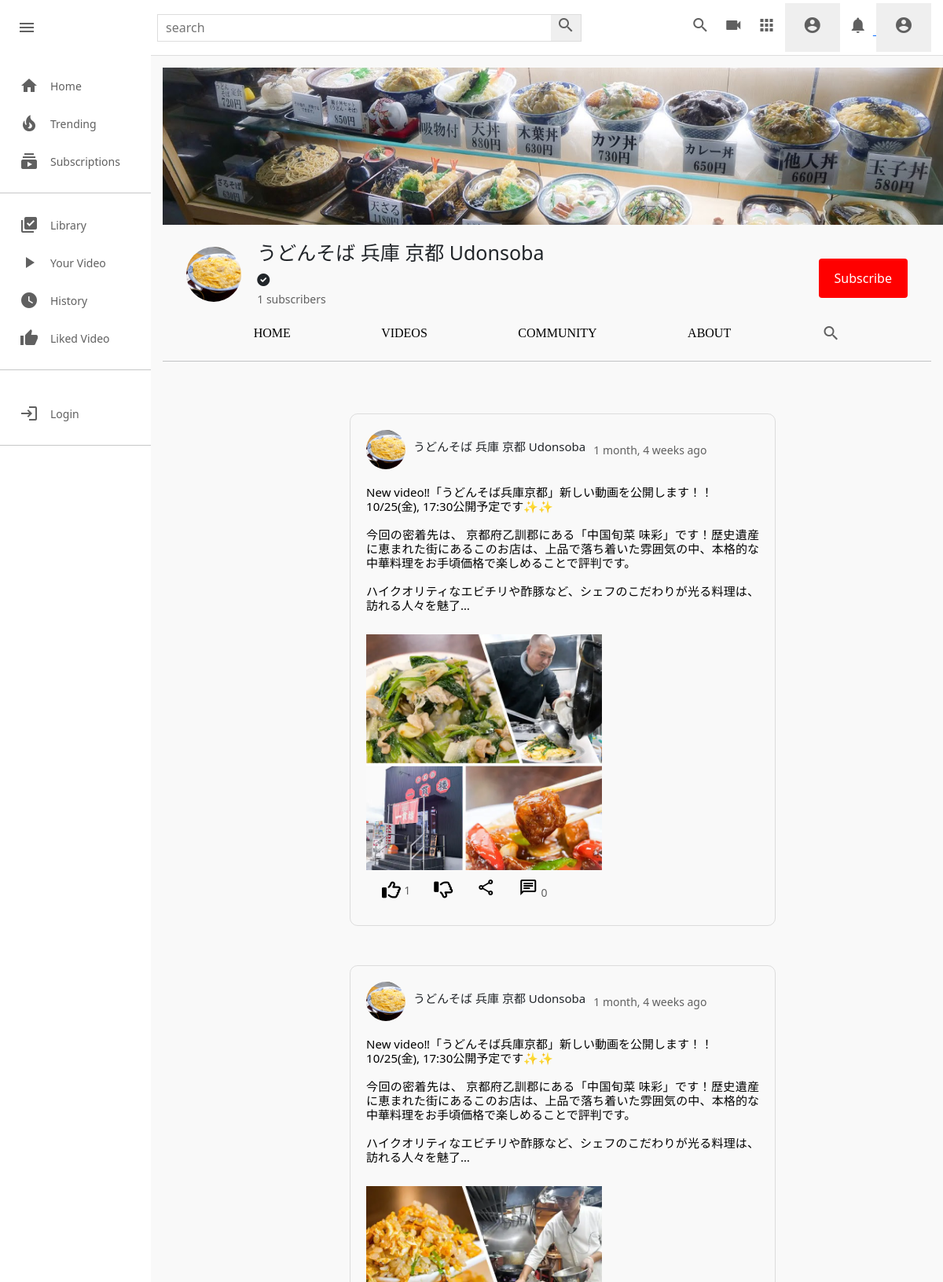
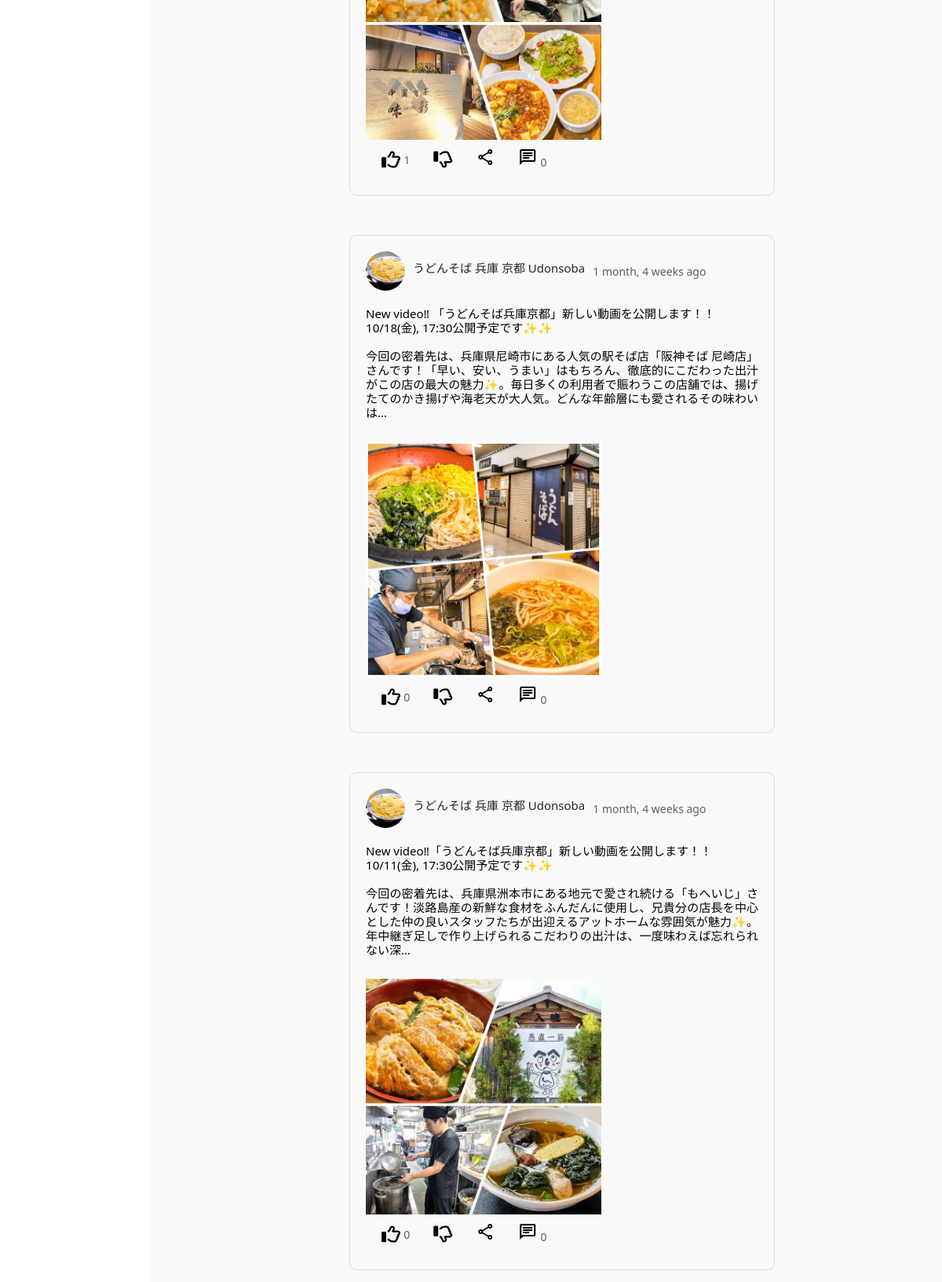
The page /c/18/community/ on the database its author committed (2 pictures, top to bottom).
### channel/models.py (models this page shows, shortened)
class Channel(models.Model):
    channel_art=models.ImageField(upload_to=user_derectory_path,default='images/channel-art.jpg')
    image=models.ImageField(upload_to=user_derectory_path,default='images/user-image.png')
    full_name=models.CharField(max_length=100)
    channel_name=models.CharField(max_length=100)
    description=models.TextField(null=True,blank=True)
    keyword=TaggableManager(blank=True)
    date=models.DateTimeField(auto_now_add=True)
    status=models.CharField(choices=STATUS,max_length=100,default='Active')
    user=models.OneToOneField(User,on_delete=models.SET_NULL,null=True,related_name="channel")
    subscribers=models.ManyToManyField(User,related_name="user_subs",blank=True)
    verified=models.BooleanField(default=False)
    total_view=models.PositiveIntegerField(default=0)
    business_email=models.EmailField(null=True,blank=True)
    make_business_email_public=models.BooleanField(default=False)
    business_location=models.CharField(null=True,blank=True,max_length=100)
    make_business_location_public=models.BooleanField(default=False)
    website=models.URLField(default='https://www.udemy.com/home')
    instagram=models.URLField(default='https://www.udemy.com/home')
    facebook=models.URLField(default='https://www.udemy.com/home')
    twitter=models.URLField(default='https://www.udemy.com/home')

class Community(models.Model):
    channel=models.ForeignKey(Channel,on_delete=models.CASCADE)
    image=models.ImageField(upload_to=user_directory_path,null=True,blank=True)
    content=models.TextField(null=True,blank=True)
    date=models.DateTimeField(auto_now_add=True)
    status=models.CharField(choices=STATUS,default='Active',max_length=100)
    likes=models.ManyToManyField(User,blank=True)
    class Meta:
        verbose_name='Community'
        verbose_name_plural='Community Posts'

### channel/views.py (the view)
# urls.py: path("<channel_name>/community/",views.channel_community,name='channel-community'),
def channel_community(request,channel_name):
    channel = get_object_or_404(Channel,id=channel_name)
    community = Community.objects.filter(channel=channel,status='Active').order_by('-date')
    context={
        'channel': channel,
        'community': community,
    }
    return render(request,'channel/channel_community.html',context)

### templates/channel/channel_community.html (shortened to what this page needs)
{% extends 'base.html' %}
{% load static %}
{% block style %}
<link rel="stylesheet" href="{% static 'css/style.css' %}" type="text/css">
<link rel="stylesheet" href="{% static 'css/channel-community.css' %}" type="text/css">
<link rel="stylesheet" href="{% static 'css/channel.css' %}" type="text/css">
{% endblock style %}
{% block content %}
    <div class="mainBody">
        {% include 'partials/sidebar.html' %}
        <div class="videos">
            {% include 'channel/partials/channel-header.html' %}
            <div class="video-container">
                {% for c in community %}
                <div class="content-border">
                    <div class="content-div">
                        <div class="header-comm">
                            <div class="channel-details">
                                {% if c.channel.image %}
                                <img src="{{c.channel.image.url}}" class="channel-img-com" alt="">
                                {% else %}
                                <img src="https://thumbs.dreamstime.com/b/default-avatar-profile-vector-user-profile-default-avatar-profile-vector-user-profile-profile-179376714.jpg" class="channel-img-com" alt="">
                                {% endif %}
                                <h5>{{c.channel.channel_name}}</h5>
                                <span>{{c.date|timesince}} ago</span>
                            </div>
                        </div>
                        <div class="content">
                            <a href="{% url 'channel-community-detail' c.channel.id c.id %}">
                                <h3>{{ c.content|truncatechars:200|linebreaksbr }}</h3>
                            </a>
                            {% if c.image %}
                            <a href="{% url 'channel-community-detail' c.channel.id c.id %}">
                                <img src={{c.image.url}} alt="">
                            </a>
                            {% endif %}
                        </div>
                        <div class="icon-section">
                            <div class="single-icon">
                                <a href="{% url 'com_add_like' c.id %}">
                                    {% if request.user in c.likes.all %}
                                    <i class="fa-solid fa-thumbs-up fa-xl"></i>
                                    {% else %}
                                    <i class="fa-regular fa-thumbs-up fa-xl"></i>
                                    {% endif %}
                                </a>
                                <span>{{c.likes.all.count}}</span>
                            </div>
                            <div class="single-icon">
                                <a href="{% url 'com_add_like' c.id %}">
                                    <i class="fa-regular fa-thumbs-down fa-xl"></i>
                                </a>
                            </div>
                            <div class="single-icon">
                                <i class="material-icons material-symbols-outlined">share</i>
                            </div>
                            <div class="single-icon">
                                <a href=""><i class="material-icons material-symbols-outlined">chat</i></a>
                                <span>{{c.comments.all.count}}</span>
                            </div>
                        </div>
                    </div>
                </div>
                {% endfor %}
            </div>
        </div>
    </div>
{% endblock content %}

### templates/channel/partials/channel-header.html (shortened to what this page needs)
{% include 'partials/alert.html' %}
<div class="channel-art">
    {% if channel.channel_art.url %}
    <img  src="{{ channel.channel_art.url }}" alt="">
    {% else %}
    <img src="https://wallpaper.dog/large/10702685.jpg" alt="">
    {% endif %}
</div>
<div class="channel-header flex">
    <div class="channel-img-title flex">
        {% if channel.image %}
        <img class="img" src="{{channel.image.url}}" alt="">
        {% else %}
        <img class="img" src="https://thumbs.dreamstime.com/b/default-avatar-profile-vector-user-profile-default-avatar-profile-vector-user-profile-profile-179376714.jpg" alt="">
        {% endif %}
        <div class="channel-image-texts">
            <h4 class="flex">{{channel.channel_name}}</h4>
            {% if channel.verified == True %} <i class="fas fa-check-circle"></i> {% endif %} <br>
            <span id="count">{{channel.subscribers.all.count}}</span><span> subscribers</span>
        </div>
    </div>
    <div class="channel-header-btns">
        {% if request.user != channel.user %}
        <div><button id="sub_btn" onclick="addsub()" class="channel-subscribe sub_button_channel">Subscribe</button></div>
        {% endif %}
    </div>
</div>
<div class="channel-header-links flex">
    <a href="{% url 'channel-profile' channel.id %}" class="display-this">Home</a>
    <a href="{% url 'channel-videos' channel.id %}" class="display-this">Videos</a>
    <a href="{% url 'channel-community' channel.id %}" class="dont-display-thdis">Community</a>
    <a href="{% url 'channel-about' channel.id %}" class="displhray-this">About</a>
    <a href="" class="dont-display-this"><i class="material-icons">search</i></a>
</div>
<hr>

### static/css/style.css (style rules this page uses)
* { margin: 0; padding: 0; box-sizing: border-box; }
body { font-family: 'Roboto','sans-serif'; }
.material-icons { color: rgb(96, 96, 96); }
.mainBody { height: calc(100vh - 70px); display: flex; overflow: hidden; }
hr { height: 1px; background-color: #e5e5e5; border: none; }
.videos { background-color: #f9f9f9; width: 100%; height: 100%; padding: 15px 15px; border-top: 1px solid #ddd; overflow-y: scroll; }
.video-container { display: flex; flex-direction: row; justify-content: space-around; flex-wrap: wrap; }
.title a, span { text-decoration: none; color: rgb(96, 96, 96); font-size: 14px; }

### static/css/channel-community.css (style rules this page uses)
.content-border { margin-left: 40px; margin-top: 50px; border: solid 1px rgba(92, 92, 92, 0.185); padding: 20px; border-radius: 10px; }
.header-comm { justify-content: space-between; display: flex; }
.channel-details { display: flex; align-items: center; }
.channel-details img { width: 50px; border-radius: 50px; object-fit: cover; height: 50px; }
.channel-details h5 { font-size: 15px; margin-left: 10px; }
.channel-details span { margin-left: 10px; }
.content h3 { font-size: 15px; width: 500px; text-align: justify; font-weight: 400; margin-top: 20px; }
.content img { width: auto; height: 300px; object-fit: cover; margin-top: 20px; }
.icon-section { display: flex; align-items: center; }
.single-icon { align-items: center; padding: 10px; padding-left: 20px; }
.material-symbols-outlined { transition: 0.5s; color: black; }
.about-right h4, h5 { margin-bottom: 20px; margin-top: 20px; font-size: 15px; font-weight: normal; }
a { text-decoration: none; }

### static/css/channel.css (style rules this page uses)
.channel-art img { width: 1100px; height: 200px; }
.channel-art { width: 1100px; height: 200px; }
.flex { display: flex; }
.channel-header { margin: 20px 30px; align-items: center; justify-content: space-between; }
.channel-img-title { align-items: center; }
.channel-img-title .img { width: 70px; height: 70px; object-fit: cover; border-radius: 50px; }
.channel-img-title .channel-image-texts { margin-left: 20px; }
.channel-image-texts h4 { font-size: 25px; font-weight: 500; }
.channel-header-btns { display: flex; }
.channel-header-btns .channel-subscribe { background-color: rgb(255, 0, 0); color: white; border-radius:4px; }
.channel-header-links { justify-content: space-evenly; }
.channel-header-links a { text-decoration: none; text-transform: uppercase; font-family: poppins; color: rgb(43, 43, 43); font-weight: 500; }
.sub_button_channel { background-color: red; color: white; border: none; margin-top: 10px; padding: 13px 20px; }

### templates/base.html (style rules this page uses)
a { color: black; text-decoration: none; }

### templates/channel/channel_community.html (style rules this page uses)
.mainBody a { color: black; text-decoration: none; }

### templates/partials/sidebar.html (style rules this page uses)
a { color: black; text-decoration: none; }

### rows shown on the page
Channel: channel_art (picture), image (picture), channel_name "うどんそば 兵庫 京都 Udonsoba", subscribers.all.count "1"
Community: channel.image (picture), channel.channel_name "うどんそば 兵庫 京都 Udonsoba", date "1 month, 4 weeks", content "New video‼︎「うどんそば兵庫京都」新しい動画を公開します！！ 10/25(金), 17:30公開予定です✨✨ 今回の密着先は、 京都府乙訓郡にある「中国旬菜 味彩」です！歴史遺産に恵まれた街にあるこのお店は、上品で落ち着いた雰囲気の中、本格的な中華料理をお手頃価格で楽しめることで評判です。 ハイクオリティなエビチリや酢豚など、シェフのこだわりが光る料理は、訪れる人々を魅了…", image (picture), likes.all.count "1", comments.all.count "0"
Community: channel.image (picture), channel.channel_name "うどんそば 兵庫 京都 Udonsoba", date "1 month, 4 weeks", content "New video‼︎「うどんそば兵庫京都」新しい動画を公開します！！ 10/25(金), 17:30公開予定です✨✨ 今回の密着先は、 京都府乙訓郡にある「中国旬菜 味彩」です！歴史遺産に恵まれた街にあるこのお店は、上品で落ち着いた雰囲気の中、本格的な中華料理をお手頃価格で楽しめることで評判です。 ハイクオリティなエビチリや酢豚など、シェフのこだわりが光る料理は、訪れる人々を魅了…", image (picture), likes.all.count "1", comments.all.count "0"
Community: channel.image (picture), channel.channel_name "うどんそば 兵庫 京都 Udonsoba", date "1 month, 4 weeks", content "New video‼︎ 「うどんそば兵庫京都」新しい動画を公開します！！ 10/18(金), 17:30公開予定です✨✨ 今回の密着先は、兵庫県尼崎市にある人気の駅そば店「阪神そば 尼崎店」さんです！「早い、安い、うまい」はもちろん、徹底的にこだわった出汁がこの店の最大の魅力✨。毎日多くの利用者で賑わうこの店舗では、揚げたてのかき揚げや海老天が大人気。どんな年齢層にも愛されるその味わいは…", image (picture), likes.all.count "0", comments.all.count "0"
Community: channel.image (picture), channel.channel_name "うどんそば 兵庫 京都 Udonsoba", date "1 month, 4 weeks", content "New video‼︎「うどんそば兵庫京都」新しい動画を公開します！！ 10/11(金), 17:30公開予定です✨✨ 今回の密着先は、兵庫県洲本市にある地元で愛され続ける「もへいじ」さんです！淡路島産の新鮮な食材をふんだんに使用し、兄貴分の店長を中心とした仲の良いスタッフたちが出迎えるアットホームな雰囲気が魅力✨。年中継ぎ足しで作り上げられるこだわりの出汁は、一度味わえば忘れられない深…", image (picture), likes.all.count "0", comments.all.count "0"
